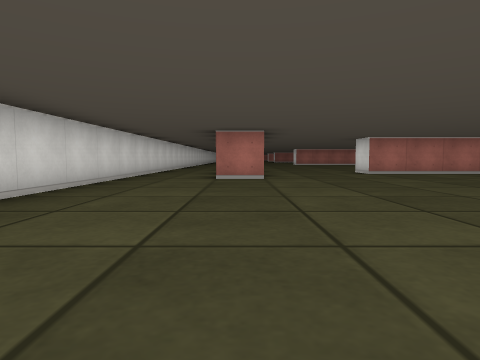
[1] (above)

17 first-person views from a walk through a cub3D ray-caster map. The camera is about half as high as the walls, tilts 4° down and sees 75° across. The floor is counted in squares. Each view is taken from the middle of a square. On the plan, view 1 faces up. The plan holds only what a view shows up to about 9 squares ahead; the rest is blank.

[2]
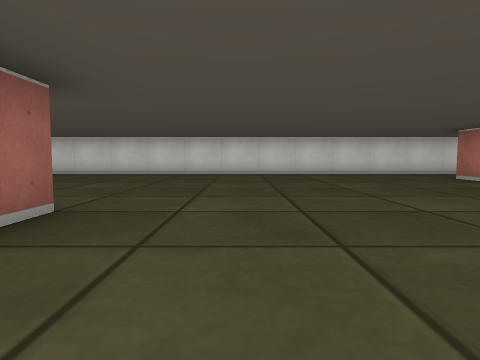

[3]
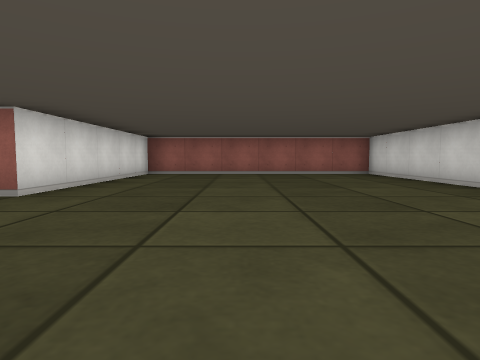

[4]
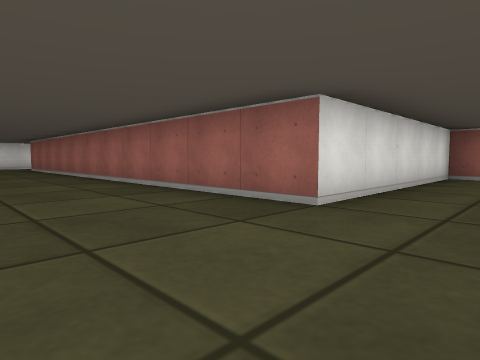

[5]
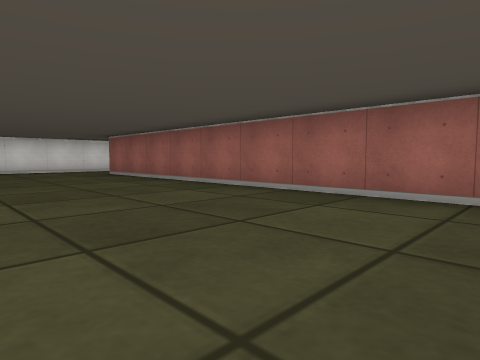

[6]
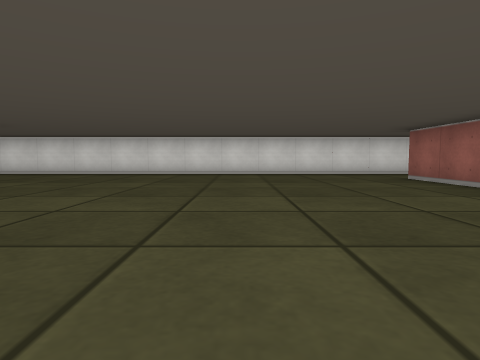

[7]
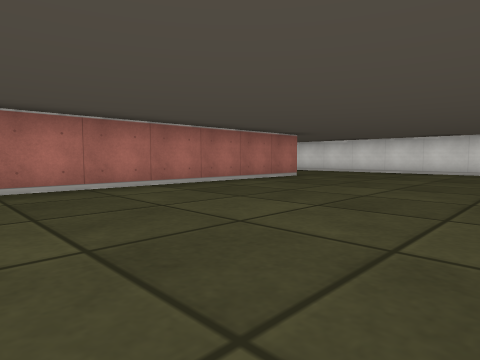

[8]
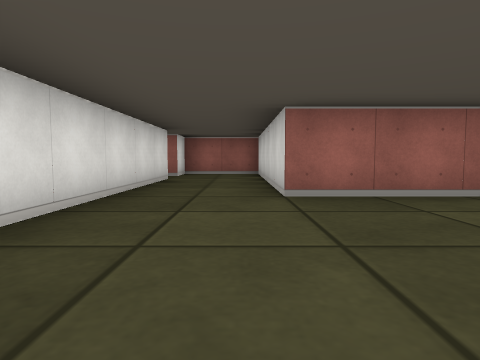

[9]
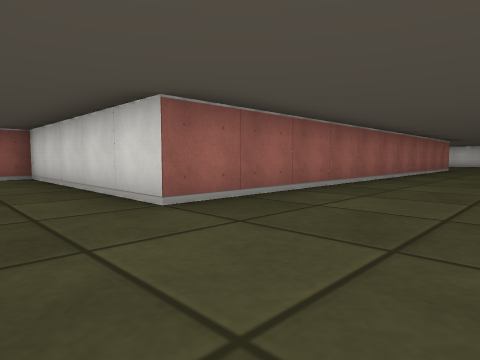

[10]
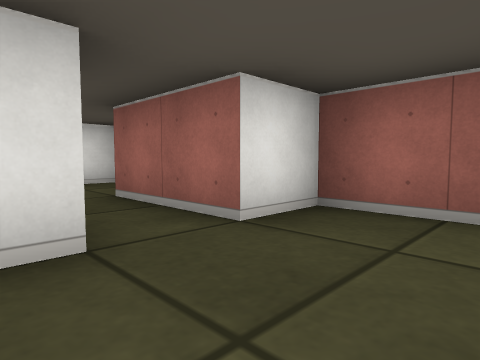

[11]
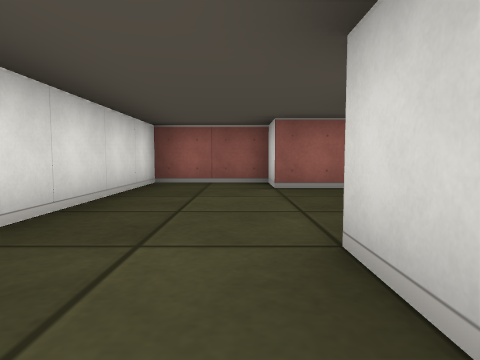

[12]
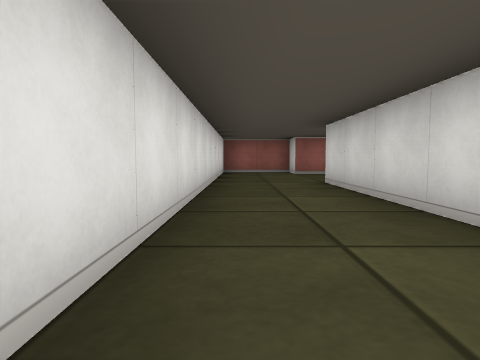

[13]
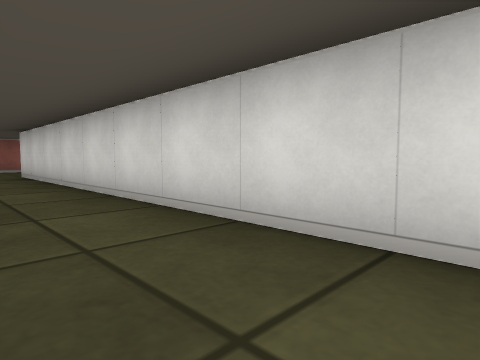

[14]
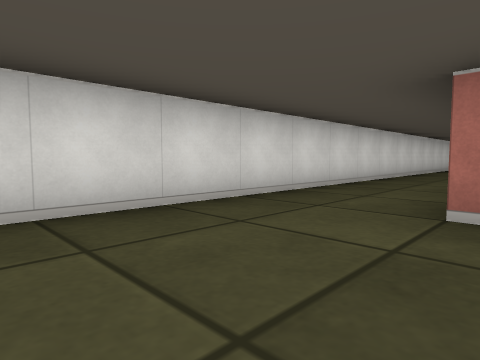

[15]
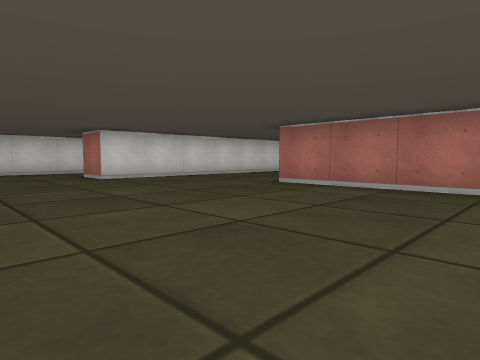

[16]
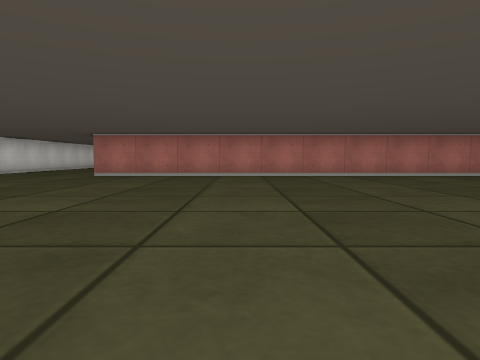

[17]
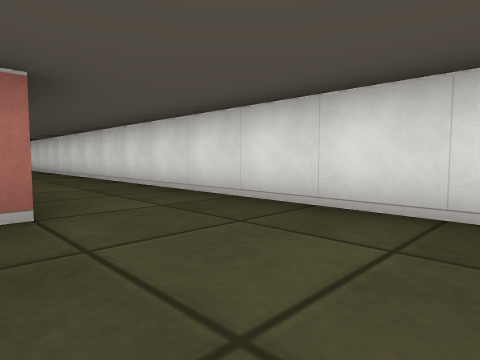

### Floor plan
Points are (right, up) in squares from view 1. A wall is a line through its corners. A room is listed if a view was taken in it or the views show most of it. See-through windows are left out.
Room 1 (views 1, 2, 3, 4, 5, 6, 7, 8, 9, 10, 14, 15, 16)
walls: (0.5, 8.4) (0.5, 6.5) (-0.5, 6.5); (13.5, 8.5) (3.5, 8.5); (-2.5, 6.5) (-2.5, -4.5) (3.5, -4.5) (3.5, 0.5) (14.5, 0.5) (14.5, -4.5) (16.5, -4.5) (16.5, -3.5) (17.5, -3.5); (16.5, -2.6) (16.5, 7.6)
ways out: opening at (-1.5, 6) to room 2; opening at (17, -3) to room 2; opening at (2, 8); opening at (15, 7.3)
Room 2 (views 11, 12, 13, 17)
walls: (-2.5, 14.2) (-2.5, 6.5); (18.5, 7.9) (18.5, -0.5); (17.5, -3.5) (18.5, -3.5) (18.5, -4.5) (20.5, -4.5) (20.5, 7.2)
ways out: opening at (-1.5, 6) to room 1; opening at (17, -3) to room 1

Where each view was taken, in squares from view 1:
view 1: 0 up, 0 right, facing up
view 2: 2 up, 6 right, facing left
view 3: 4 up, 1 right, facing down
view 4: 3 up, 2 right, facing down-right
view 5: 4 up, 6 right, facing down-right
view 6: 4 up, 8 right, facing right
view 7: 4 up, 7 right, facing up-right
view 8: 4 up, 15 right, facing down
view 9: 3 up, 16 right, facing down-left
view 10: 2 down, 15 right, facing down-right
view 11: 1 up, 19 right, facing down
view 12: 5 up, 20 right, facing down
view 13: 8 up, 20 right, facing down-left
view 14: 4 up, 0 right, facing up-left
view 15: 4 up, 7 right, facing up-left
view 16: 1 up, 7 right, facing up
view 17: 3 down, 18 right, facing up-right
